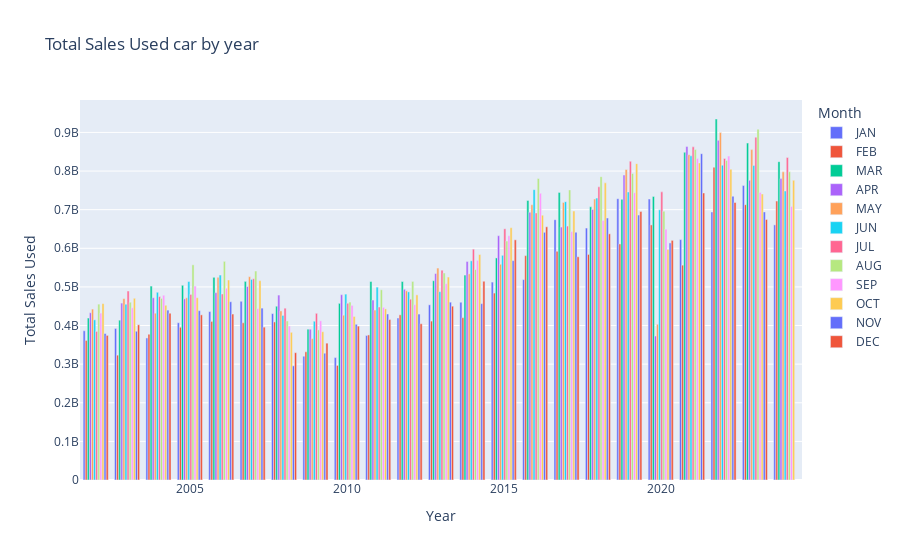

The notebook cell this image was saved under:
### Code cell
#create bar plot
fig3= px.bar(data, x= 'Year', y= 'Total Sales Used', color = 'Month', barmode= 'group',
             title='Total Sales Used car by year')
fig3.show()

### Figure 1 — Plotly figure (JSON) as saved in the notebook; plotly's stock layout.template omitted (floating-point values rounded to 4 significant figures)
{"data": [{"alignmentgroup": "True", "hovertemplate": "Month=JAN<br>Year=%{x}<br>Total Sales Used=%{y}<extra></extra>", "legendgroup": "JAN", "marker": {"color": "#636efa", "pattern": {"shape": ""}}, "name": "JAN", "offsetgroup": "JAN", "orientation": "v", "showlegend": true, "textposition": "auto", "type": "bar", "x": [2002, 2003, 2004, 2005, 2006, 2007, 2008, 2009, 2010, 2011, 2012, 2013, 2014, 2015, 2016, 2017, 2018, 2019, 2020, 2021, 2022, 2023, 2024], "xaxis": "x", "y": [386481929, 392438833, 367825717, 407244081, 436119403, 462733911, 430842103, 320520578, 316999705, 374185956, 419503746, 453614704, 460264339, 512446033, 518918140, 674078790, 652390067, 728500177, 727641906, 622526750, 694097721, 762502754, 660638750], "yaxis": "y"}, {"alignmentgroup": "True", "hovertemplate": "Month=FEB<br>Year=%{x}<br>Total Sales Used=%{y}<extra></extra>", "legendgroup": "FEB", "marker": {"color": "#EF553B", "pattern": {"shape": ""}}, "name": "FEB", "offsetgroup": "FEB", "orientation": "v", "showlegend": true, "textposition": "auto", "type": "bar", "x": [2002, 2003, 2004, 2005, 2006, 2007, 2008, 2009, 2010, 2011, 2012, 2013, 2014, 2015, 2016, 2017, 2018, 2019, 2020, 2021, 2022, 2023, 2024], "xaxis": "x", "y": [361353242, 323297077, 377496734, 395540384, 410661975, 407096172, 409316017, 332054088, 296703782, 375638939, 427637684, 411525315, 420312854, 484053250, 581005001, 592255229, 584178507, 611220842, 660514435, 556318165, 809993384, 712901541, 722221434], "yaxis": "y"}, {"alignmentgroup": "True", "hovertemplate": "Month=MAR<br>Year=%{x}<br>Total Sales Used=%{y}<extra></extra>", "legendgroup": "MAR", "marker": {"color": "#00cc96", "pattern": {"shape": ""}}, "name": "MAR", "offsetgroup": "MAR", "orientation": "v", "showlegend": true, "textposition": "auto", "type": "bar", "x": [2002, 2003, 2004, 2005, 2006, 2007, 2008, 2009, 2010, 2011, 2012, 2013, 2014, 2015, 2016, 2017, 2018, 2019, 2020, 2021, 2022, 2023, 2024], "xaxis": "x", "y": [419385387, 413899574, 502144505, 504245180, 524850834, 514312592, 449993794, 390527459, 457388434, 513965808, 513936240, 516055403, 530709741, 575005263, 723865536, 744746293, 707459045, 726850233, 734371921, 848644184, 934785809, 872419947, 824315676], "yaxis": "y"}, {"alignmentgroup": "True", "hovertemplate": "Month=APR<br>Year=%{x}<br>Total Sales Used=%{y}<extra></extra>", "legendgroup": "APR", "marker": {"color": "#ab63fa", "pattern": {"shape": ""}}, "name": "APR", "offsetgroup": "APR", "orientation": "v", "showlegend": true, "textposition": "auto", "type": "bar", "x": [2002, 2003, 2004, 2005, 2006, 2007, 2008, 2009, 2010, 2011, 2012, 2013, 2014, 2015, 2016, 2017, 2018, 2019, 2020, 2021, 2022, 2023, 2024], "xaxis": "x", "y": [433061150, 458127973, 472014215, 469034149, 485131848, 500935964, 478875678, 390447902, 479848337, 465992034, 493881213, 534686074, 565840381, 632625988, 693293383, 654981615, 700677043, 789665397, 372792902, 863507284, 879511928, 775889223, 780464785], "yaxis": "y"}, {"alignmentgroup": "True", "hovertemplate": "Month=MAY<br>Year=%{x}<br>Total Sales Used=%{y}<extra></extra>", "legendgroup": "MAY", "marker": {"color": "#FFA15A", "pattern": {"shape": ""}}, "name": "MAY", "offsetgroup": "MAY", "orientation": "v", "showlegend": true, "textposition": "auto", "type": "bar", "x": [2002, 2003, 2004, 2005, 2006, 2007, 2008, 2009, 2010, 2011, 2012, 2013, 2014, 2015, 2016, 2017, 2018, 2019, 2020, 2021, 2022, 2023, 2024], "xaxis": "x", "y": [442569410, 469734647, 431929913, 471821748, 524859557, 526560827, 437787528, 366133295, 426753739, 440018761, 489914146, 548815730, 533756933, 558692764, 712783380, 718689038, 727531733, 803918059, 403317249, 842208559, 899660891, 855515371, 797974051], "yaxis": "y"}, {"alignmentgroup": "True", "hovertemplate": "Month=JUN<br>Year=%{x}<br>Total Sales Used=%{y}<extra></extra>", "legendgroup": "JUN", "marker": {"color": "#19d3f3", "pattern": {"shape": ""}}, "name": "JUN", "offsetgroup": "JUN", "orientation": "v", "showlegend": true, "textposition": "auto", "type": "bar", "x": [2002, 2003, 2004, 2005, 2006, 2007, 2008, 2009, 2010, 2011, 2012, 2013, 2014, 2015, 2016, 2017, 2018, 2019, 2020, 2021, 2022, 2023, 2024], "xaxis": "x", "y": [414731166, 455117890, 486125865, 513909527, 530723293, 519442504, 426137636, 411152753, 481352489, 499370349, 487154088, 487560735, 567571137, 581809219, 751886189, 720739448, 729899558, 745753203, 699671992, 839454924, 815244816, 814275863, 748334543], "yaxis": "y"}, {"alignmentgroup": "True", "hovertemplate": "Month=JUL<br>Year=%{x}<br>Total Sales Used=%{y}<extra></extra>", "legendgroup": "JUL", "marker": {"color": "#FF6692", "pattern": {"shape": ""}}, "name": "JUL", "offsetgroup": "JUL", "orientation": "v", "showlegend": true, "textposition": "auto", "type": "bar", "x": [2002, 2003, 2004, 2005, 2006, 2007, 2008, 2009, 2010, 2011, 2012, 2013, 2014, 2015, 2016, 2017, 2018, 2019, 2020, 2021, 2022, 2023, 2024], "xaxis": "x", "y": [384673023, 489374362, 474975823, 480607370, 481673874, 521144458, 444897621, 431644869, 457619574, 447965139, 468241971, 543294518, 597775943, 650454487, 691521741, 657619227, 759245612, 825296531, 746109876, 862659646, 832744192, 887723892, 835281593], "yaxis": "y"}, {"alignmentgroup": "True", "hovertemplate": "Month=AUG<br>Year=%{x}<br>Total Sales Used=%{y}<extra></extra>", "legendgroup": "AUG", "marker": {"color": "#B6E880", "pattern": {"shape": ""}}, "name": "AUG", "offsetgroup": "AUG", "orientation": "v", "showlegend": true, "textposition": "auto", "type": "bar", "x": [2002, 2003, 2004, 2005, 2006, 2007, 2008, 2009, 2010, 2011, 2012, 2013, 2014, 2015, 2016, 2017, 2018, 2019, 2020, 2021, 2022, 2023, 2024], "xaxis": "x", "y": [455453720, 460316726, 470372767, 557209927, 566181664, 541115210, 411849673, 388684275, 460747955, 492531070, 514215353, 536010618, 544939982, 618794306, 780694327, 751224882, 785536949, 793732403, 696083170, 855687944, 827552546, 908454060, 798038535], "yaxis": "y"}, {"alignmentgroup": "True", "hovertemplate": "Month=SEP<br>Year=%{x}<br>Total Sales Used=%{y}<extra></extra>", "legendgroup": "SEP", "marker": {"color": "#FF97FF", "pattern": {"shape": ""}}, "name": "SEP", "offsetgroup": "SEP", "orientation": "v", "showlegend": true, "textposition": "auto", "type": "bar", "x": [2002, 2003, 2004, 2005, 2006, 2007, 2008, 2009, 2010, 2011, 2012, 2013, 2014, 2015, 2016, 2017, 2018, 2019, 2020, 2021, 2022, 2023, 2024], "xaxis": "x", "y": [432112270, 446119525, 478484210, 502113995, 496348705, 443757477, 398834140, 412237339, 452201494, 447044465, 453896775, 508508353, 568777644, 632452008, 742588270, 643188965, 672015932, 744093843, 649440784, 832349702, 838767438, 744676584, 708432902], "yaxis": "y"}, {"alignmentgroup": "True", "hovertemplate": "Month=OCT<br>Year=%{x}<br>Total Sales Used=%{y}<extra></extra>", "legendgroup": "OCT", "marker": {"color": "#FECB52", "pattern": {"shape": ""}}, "name": "OCT", "offsetgroup": "OCT", "orientation": "v", "showlegend": true, "textposition": "auto", "type": "bar", "x": [2002, 2003, 2004, 2005, 2006, 2007, 2008, 2009, 2010, 2011, 2012, 2013, 2014, 2015, 2016, 2017, 2018, 2019, 2020, 2021, 2022, 2023, 2024], "xaxis": "x", "y": [456738532, 470520906, 452470718, 472018026, 517877328, 516190017, 382437406, 383952423, 423489578, 443101644, 479430068, 525502076, 583891303, 653329361, 685808210, 696489631, 769511706, 819198662, 596988709, 821046399, 804805365, 740582533, 776112598], "yaxis": "y"}, {"alignmentgroup": "True", "hovertemplate": "Month=NOV<br>Year=%{x}<br>Total Sales Used=%{y}<extra></extra>", "legendgroup": "NOV", "marker": {"color": "#636efa", "pattern": {"shape": ""}}, "name": "NOV", "offsetgroup": "NOV", "orientation": "v", "showlegend": true, "textposition": "auto", "type": "bar", "x": [2002, 2003, 2004, 2005, 2006, 2007, 2008, 2009, 2010, 2011, 2012, 2013, 2014, 2015, 2016, 2017, 2018, 2019, 2020, 2021, 2022, 2023], "xaxis": "x", "y": [379196575, 385164663, 439882689, 438437059, 461552850, 445062491, 295521964, 328315049, 403191833, 429841495, 429661696, 460464879, 456675447, 568019044, 641353419, 641563065, 678286668, 685903924, 613844483, 844991836, 734729853, 694190564], "yaxis": "y"}, {"alignmentgroup": "True", "hovertemplate": "Month=DEC<br>Year=%{x}<br>Total Sales Used=%{y}<extra></extra>", "legendgroup": "DEC", "marker": {"color": "#EF553B", "pattern": {"shape": ""}}, "name": "DEC", "offsetgroup": "DEC", "orientation": "v", "showlegend": true, "textposition": "auto", "type": "bar", "x": [2002, 2003, 2004, 2005, 2006, 2007, 2008, 2009, 2010, 2011, 2012, 2013, 2014, 2015, 2016, 2017, 2018, 2019, 2020, 2021, 2022, 2023], "xaxis": "x", "y": [374453368, 401959321, 431825791, 427622069, 429705987, 395862246, 329674280, 354370497, 398505383, 415418423, 404654091, 450091642, 514628809, 621925235, 655654762, 578032505, 637432990, 695161427, 620534357, 743190343, 718545405, 674734577], "yaxis": "y"}], "layout": {"autosize": true, "barmode": "group", "legend": {"title": {"text": "Month"}, "tracegroupgap": 0}, "title": {"text": "Total Sales Used car by year"}, "xaxis": {"anchor": "y", "autorange": true, "domain": [0, 1], "range": [2002.0, 2024.0], "title": {"text": "Year"}, "type": "linear"}, "yaxis": {"anchor": "x", "autorange": true, "domain": [0, 1], "range": [0, 984000000.0], "title": {"text": "Total Sales Used"}, "type": "linear"}}}
